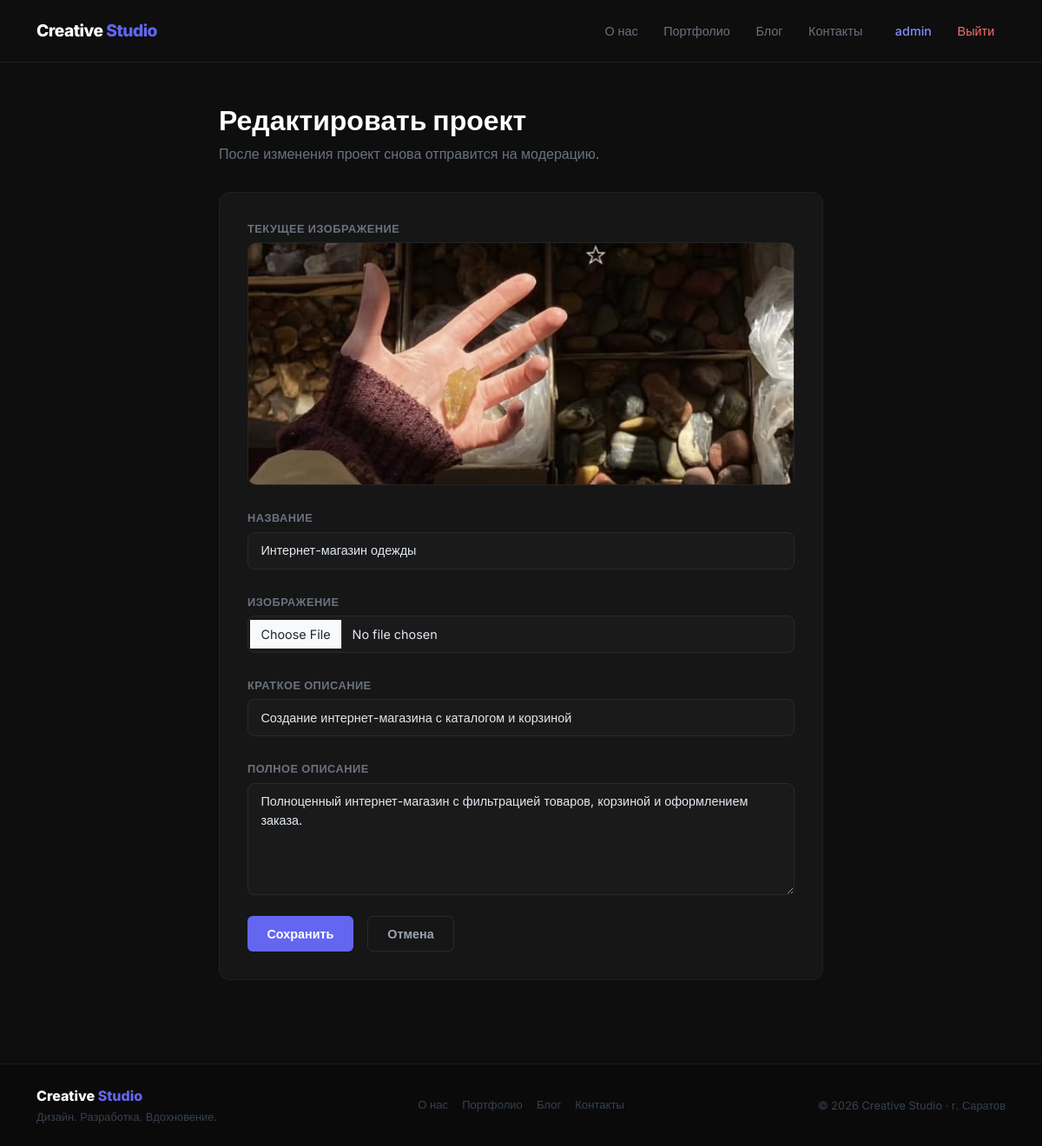
/portfolio/4/edit/ (signed in), run on the app's committed database.
### main/models.py (models this page shows, shortened)
class PortfolioProject(models.Model):
    STATUS_CHOICES = [
        ('pending', 'На проверке'),
        ('approved', 'Одобрено'),
        ('rejected', 'Отклонено'),
    ]
    title = models.CharField(max_length=200, verbose_name='Название')
    image = models.ImageField(
        upload_to='portfolio/',
        blank=True,
        null=True,
        verbose_name='Изображение'
    )
    short_description = models.CharField(
        max_length=300,
        verbose_name='Краткое описание'
    )
    full_description = models.TextField(
        blank=True,
        verbose_name='Полное описание'
    )
    created_at = models.DateTimeField(auto_now_add=True)
    author = models.ForeignKey(
        User,
        on_delete=models.CASCADE,
        verbose_name='Автор'
    )
    views = models.PositiveIntegerField(default=0, verbose_name='Просмотры')
    status = models.CharField(
        max_length=20,
        choices=STATUS_CHOICES,
        default='pending',
        verbose_name='Статус'
    )
    class Meta:
        verbose_name = 'Проект'
        verbose_name_plural = 'Проекты'
        ordering = ['-created_at']

### main/views.py (the view)
# urls.py: path('portfolio/<int:pk>/edit/', views.edit_project, name='edit_project'),
@login_required
def edit_project(request, pk):
    project = get_object_or_404(PortfolioProject, pk=pk)
    if project.author != request.user and not request.user.is_staff:
        messages.error(request, 'Вы не можете редактировать чужой проект.')
        return redirect('profile')
    if request.method == 'POST':
        form = ProjectForm(request.POST, request.FILES, instance=project)
        if form.is_valid():
            project = form.save(commit=False)
            if request.user.is_staff:
                project.status = 'approved'
                messages.success(request, 'Проект обновлён.')
            else:
                project.status = 'pending'
                messages.success(
                    request,
                    'Проект обновлён и снова отправлен на модерацию.'
                )
            project.save()
            return redirect('profile')
    else:
        form = ProjectForm(instance=project)
    return render(request, 'edit_project.html', {
        'form': form,
        'project': project
    })

### main/forms.py (shortened to what this page needs)
class ProjectForm(forms.ModelForm):
    class Meta:
        model = PortfolioProject
        fields = ['title', 'image', 'short_description', 'full_description']
        widgets = {
            'title': forms.TextInput(attrs={
                'class': 'form-control',
                'placeholder': 'Название проекта'
            }),
            'image': forms.FileInput(attrs={
                'class': 'form-control',
                'accept': 'image/jpeg,image/png,image/webp'
            }),
            'short_description': forms.TextInput(attrs={
                'class': 'form-control',
                'placeholder': 'Краткое описание проекта'
            }),
            'full_description': forms.Textarea(attrs={
                'class': 'form-control',
                'rows': 5,
                'placeholder': 'Подробное описание проекта'
            }),
        }
        labels = {
            'title': 'Название',
            'image': 'Изображение',
            'short_description': 'Краткое описание',
            'full_description': 'Полное описание',
        }

### templates/edit_project.html (shortened to what this page needs)
{% extends 'base.html' %}
{% block content %}
<div class="container py-5" style="max-width: 720px;">
    <div style="margin-bottom: 2rem;">
        <h1 style="font-size: 2rem; font-weight: 800; color: #fff; margin-bottom: 0.4rem;">
            Редактировать проект
        </h1>
        <p style="color: #6b7280; margin: 0;">
            После изменения проект снова отправится на модерацию.
        </p>
    </div>
    <div class="card" style="padding: 2rem;">
        {% if project.image %}
            <div style="margin-bottom: 1.5rem;">
                <div class="form-label">Текущее изображение</div>
                <img src="{{ project.image.url }}"
                     alt="{{ project.title }}"
                     style="width: 100%; max-height: 280px; object-fit: cover;
                            border-radius: 10px; border: 1px solid #242424;">
            </div>
        {% endif %}
        <form method="post" enctype="multipart/form-data">
            {% for field in form %}
                <div class="mb-4">
                    <label class="form-label">{{ field.label }}</label>
                    {{ field }}
                </div>
            {% endfor %}
            <div class="d-flex gap-3">
                <button type="submit" class="btn btn-primary">
                    Сохранить
                </button>
                <a href="{% url 'profile' %}" class="btn btn-outline-light">
                    Отмена
                </a>
            </div>
        </form>
    </div>
</div>
{% endblock %}

### templates/base.html (shortened to what this page needs)
<!DOCTYPE html>
<html lang="ru">
<head>
    <link href="https://cdn.jsdelivr.net/npm/bootstrap@5.3.0/dist/css/bootstrap.min.css" rel="stylesheet">
</head>
<body>
<nav class="navbar navbar-expand-lg">
    <div class="container">
        <a class="navbar-brand" href="/">Creative <span>Studio</span></a>
        <div class="collapse navbar-collapse" id="navMenu">
            <ul class="navbar-nav ms-auto align-items-center gap-1">
                <li class="nav-item">
                    <a class="nav-link" href="{% url 'about' %}">О нас</a>
                </li>
                <li class="nav-item">
                    <a class="nav-link" href="{% url 'portfolio' %}">Портфолио</a>
                </li>
                <li class="nav-item">
                    <a class="nav-link" href="{% url 'article_list' %}">Блог</a>
                </li>
                <li class="nav-item">
                    <a class="nav-link" href="{% url 'contacts' %}">Контакты</a>
                </li>
                {% if user.is_authenticated %}
                <li class="nav-item ms-2">
                    <a class="nav-link" href="{% url 'profile' %}"
                       style="color: #818cf8 !important;">
                        {{ user.username }}
                    </a>
                </li>
                <li class="nav-item">
                    <a class="nav-link" href="{% url 'logout' %}"
                       style="color: #f87171 !important;">Выйти</a>
                </li>
                {% endif %}
            </ul>
        </div>
    </div>
</nav>
<main>
    {% block content %}{% endblock %}
</main>
<footer class="py-4 mt-5">
    <div class="container">
        <div class="row align-items-center">
            <div class="col-md-4 mb-2 mb-md-0">
                <span style="font-weight: 800; color: #fff; font-size: 1rem;">
                    Creative <span style="color: #6366f1;">Studio</span>
                </span>
                <p style="color: #374151; font-size: 0.8rem; margin: 0.2rem 0 0;">
                    Дизайн. Разработка. Вдохновение.
                </p>
            </div>
            <div class="col-md-4 text-center mb-2 mb-md-0">
                <div class="d-flex justify-content-center gap-3">
                    <a href="{% url 'about' %}" style="color: #374151; font-size: 0.82rem; text-decoration: none;">О нас</a>
                    <a href="{% url 'portfolio' %}" style="color: #374151; font-size: 0.82rem; text-decoration: none;">Портфолио</a>
                    <a href="{% url 'article_list' %}" style="color: #374151; font-size: 0.82rem; text-decoration: none;">Блог</a>
                    <a href="{% url 'contacts' %}" style="color: #374151; font-size: 0.82rem; text-decoration: none;">Контакты</a>
                </div>
            </div>
            <div class="col-md-4 text-md-end">
                <p style="color: #374151; font-size: 0.8rem; margin: 0;">
                    © 2026 Creative Studio · г. Саратов
                </p>
            </div>
        </div>
    </div>
</footer>
</body>
</html>

### templates/base.html (style rules this page uses)
* { margin: 0; padding: 0; box-sizing: border-box; }
body { background: #0e0e0e; color: #e2e8f0; font-family: 'Inter', sans-serif; overflow-x: hidden; }
.navbar { background: #0e0e0e; border-bottom: 1px solid #1f1f1f; padding: 1rem 0; position: sticky; top: 0; z-index: 999; }
.navbar-brand { font-size: 1.2rem; font-weight: 800; color: #fff !important; letter-spacing: -0.5px; }
.navbar-brand span { color: #6366f1; }
.nav-link { color: #6b7280 !important; font-weight: 500; font-size: 0.9rem; padding: 0.4rem 0.8rem !important; border-radius: 6px; transition: all 0.2s; }
.btn-primary { background: #6366f1; border: none; border-radius: 6px; padding: 0.55rem 1.4rem; font-weight: 600; font-size: 0.9rem; color: #fff; transition: background 0.2s; }
.btn-outline-light { border-radius: 6px; padding: 0.55rem 1.4rem; font-weight: 600; font-size: 0.9rem; border: 1px solid #2a2a2a; color: #9ca3af; background: transparent; transition: all 0.2s; }
.card { background: #161616; border: 1px solid #1f1f1f; border-radius: 12px; color: #e2e8f0; transition: border-color 0.2s, transform 0.2s; overflow: hidden; }
.form-control, .form-select { background: #1a1a1a !important; border: 1px solid #2a2a2a !important; color: #e2e8f0 !important; border-radius: 8px !important; padding: 0.6rem 0.9rem !important; font-size: 0.9rem; transition: border-color 0.2s; }
.form-control::placeholder { color: #4b5563 !important; }
.form-label { color: #6b7280; font-size: 0.8rem; font-weight: 600; text-transform: uppercase; letter-spacing: 0.5px; margin-bottom: 0.4rem; }
footer { background: #0a0a0a; border-top: 1px solid #1a1a1a; }

### data on the page
PortfolioProject: image (picture), form "Интернет-магазин одежды" "Создание интернет-магазина с каталогом и корзиной" "Полноценный интернет-магазин с фильтрацией товаров, корзиной и оформлением заказа."

### other printed values
{{ user.username }} "admin"
{{ field.label }} "НАЗВАНИЕ" "ИЗОБРАЖЕНИЕ" "КРАТКОЕ ОПИСАНИЕ" "ПОЛНОЕ ОПИСАНИЕ"
